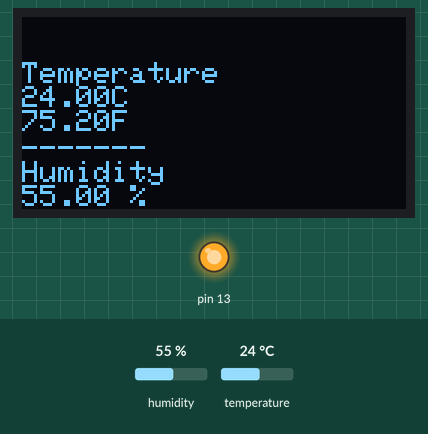
This sketch was run on a simulated Arduino Uno, built with avr-gcc and run on an emulated ATmega328P. Parts: 128×64 one-colour display, output pins drawn as LEDs (lit = HIGH). The test bench sets the inputs (shaded band); at power-on: humidity 55 %, temperature 24 °C. What the sketch prints to the serial monitor is not drawn.

Above: at 1.9 s.
2.0 s: humidity set to 22 %
At 5.8 s:
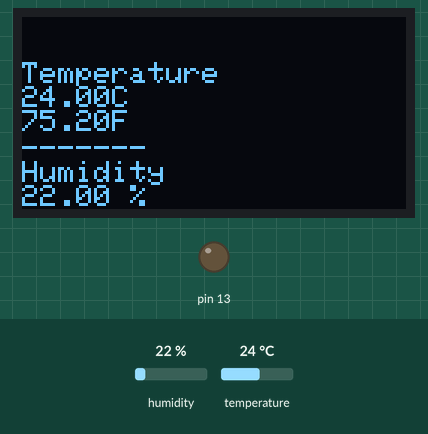
6.9 s: temperature set to 12 °C
At 11.1 s:
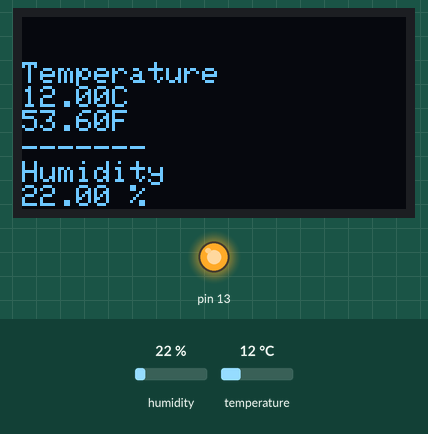
12.1 s: humidity set to 40 %
At 14.1 s:
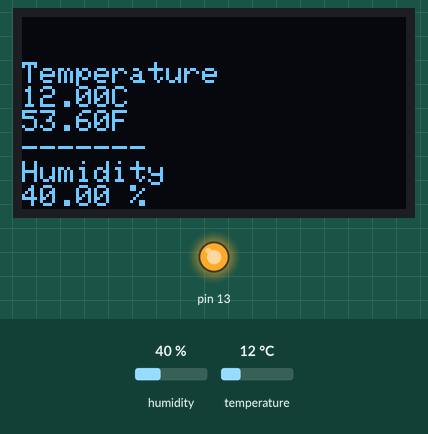
16.1 s: temperature set to 19 °C
At 20.3 s:
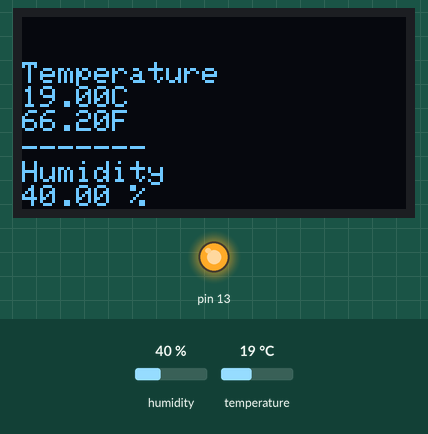
Timing chart, 0 to 22.4 s (numbered marks = the images above; inputs shaded):
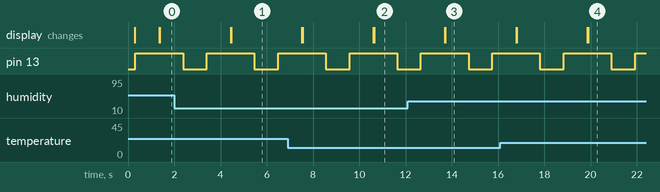

Measured:
- after the input at 2.0 s, the display: first differs from a run without the input after 2.5 s (image 1)
- after the input at 6.9 s, the display: first differs from a run without the input after 3.7 s (image 2)
- after the input at 12.1 s, the display: first differs from a run without the input after 1.6 s (image 3)
- after the input at 16.1 s, the display: first differs from a run without the input after 3.8 s (image 4)
- by itself, pin 13: alternates HIGH for 2.1 s and LOW for 1.0 s

The sketch:

Yuvraj_Gupta-BT22MEC106.ino
```cpp
#include <DHT.h>
#include <Adafruit_GFX.h>
#include <Wire.h>
#include <Adafruit_SSD1306.h>
#define screen_width 128
#define screen_height 64
Adafruit_SSD1306 display(screen_width,screen_height);
#define DHTPIN 4
#define DHTTYPE DHT11
DHT dht(DHTPIN, DHTTYPE);
void setup()
{
  display.begin(SSD1306_SWITCHCAPVCC,0X3C);
  display.clearDisplay();
  display.display();
  display.setCursor(0,2);
  display.setTextSize(1.8);
  display.setTextColor(SSD1306_WHITE);
  display.print("Hi");
  delay(200);
  pinMode(13,OUTPUT);
  Serial.begin(9600);
  Serial.println("Temperature and Humidity Sensor by Yuvraj Gupta BT22MEC106");
  dht.begin();
  display.display();


}

void loop()
 {

  float c = dht.readTemperature();
  float h = dht.readHumidity();
  float f=(9*c)/5.0 + 32;


  if (isnan(h) || isnan(c))
  {
   Serial.print("Device NOT Working properly");
   Serial.print("    Device is Connected for  ");
   Serial.print(millis()/1000.0);
   Serial.println(" seconds");
  }
  else
  {
    Serial.print("Device is working Properly");
    Serial.print("    Device is Connected for  ");
    Serial.print(millis()/1000.0);
    Serial.println(" seconds");
  }
  digitalWrite(13,HIGH);
  delay(1000);
  display.clearDisplay();
  display.display();
  display.setCursor(0,15);
  display.setTextSize(1);
  display.setTextColor(SSD1306_WHITE);
  display.println("Temperature");
  display.print(c);
  display.println("C ");
  display.print(f);
  display.println("F");
  display.setCursor(0,40);
  display.println("-------");
  display.println("Humidity");
  display.print(h);
  display.print(" %");
  display.display();


  delay(1000);
  digitalWrite(13,LOW);
  delay(1000);

 }
 // made by Yuvraj gupta Bt22mec106 9472107621 only 1 person grp
//Yuvraj Gupta
 
```
